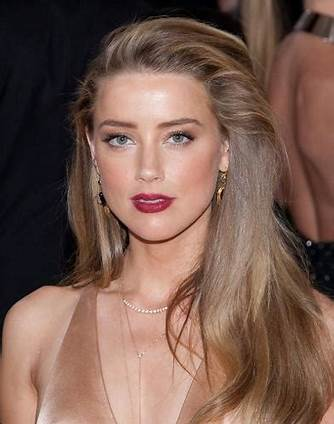
#> input picture images/amber-heard.png, 334 x 424 px
$ python app.py
#> lines starting #> are read from the running program, lines starting #| are printed output that depends on the picture; after the words box and inside, x2 and y2 are one past the last pixel; in counts of white or black regions, pixels touching at a corner belong together
# import matplotlib.pyplot as plt
import numpy as np
import cv2
#Hellooo
img = cv2.imread("images/amber-heard.png")
#> img is the input picture: shape (424, 334, 3); mean B, G, R 80.2, 91.7, 121.2
# plt.figure(figsize=(6, 6))
print(img.shape)
#| (424, 334, 3)

cv2.putText(
    img=img,
    text=f"opencv version: {cv2.__version__}",
    org=(30, 40),
    fontFace=cv2.FONT_HERSHEY_PLAIN,
    fontScale=1.5,
    color=(0, 255, 0),
    thickness=2,
    lineType=cv2.LINE_AA,
)
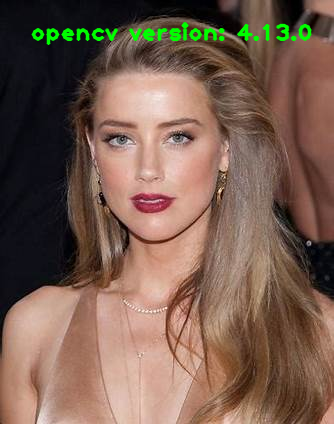
#> img: shape (424, 334, 3); 1.74% of pixels changed, all inside (x1, y1, x2, y2) = (31, 22, 312, 46)
# , cmap="gray", interpolation="bicubic"
cv2.imshow("img", img)
cv2.waitKey(0)
cv2.destroyAllWindows()
